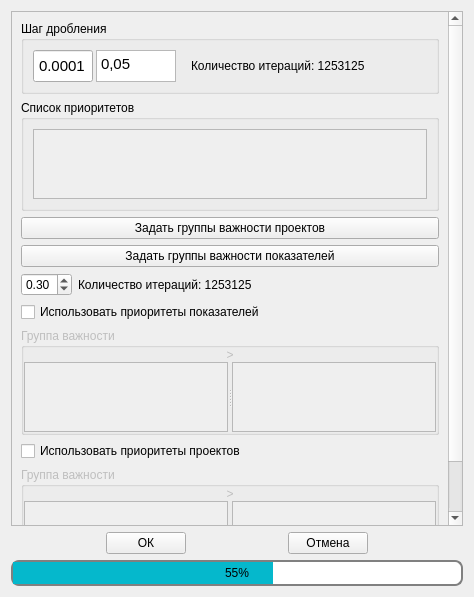
<?xml version="1.0" encoding="UTF-8"?>
<ui version="4.0">
 <class>StartupConfigForm</class>
 <widget class="QWidget" name="StartupConfigForm">
  <property name="geometry">
   <rect>
    <x>0</x>
    <y>0</y>
    <width>474</width>
    <height>597</height>
   </rect>
  </property>
  <property name="windowTitle">
   <string>Параметры вычислений</string>
  </property>
  <property name="windowIcon">
   <iconset resource="icons.qrc">
    <normaloff>:/icons/Logo-resized.png</normaloff>:/icons/Logo-resized.png</iconset>
  </property>
  <layout class="QGridLayout" name="gridLayout">
   <item row="0" column="0">
    <layout class="QVBoxLayout" name="verticalLayout">
     <item>
      <widget class="QScrollArea" name="scrollArea">
       <property name="widgetResizable">
        <bool>true</bool>
       </property>
       <widget class="QWidget" name="scrollAreaWidgetContents">
        <property name="geometry">
         <rect>
          <x>0</x>
          <y>0</y>
          <width>435</width>
          <height>543</height>
         </rect>
        </property>
        <layout class="QVBoxLayout" name="verticalLayout_5">
         <item>
          <widget class="QGroupBox" name="groupBox">
           <property name="maximumSize">
            <size>
             <width>16777215</width>
             <height>100</height>
            </size>
           </property>
           <property name="title">
            <string>Шаг дробления</string>
           </property>
           <layout class="QGridLayout" name="gridLayout_3">
            <item row="1" column="0">
             <layout class="QHBoxLayout" name="horizontalLayout_4">
              <property name="spacing">
               <number>3</number>
              </property>
              <item>
               <widget class="QLineEdit" name="StepValueTextEdit_1">
                <property name="minimumSize">
                 <size>
                  <width>0</width>
                  <height>32</height>
                 </size>
                </property>
                <property name="maximumSize">
                 <size>
                  <width>60</width>
                  <height>16777215</height>
                 </size>
                </property>
                <property name="font">
                 <font>
                  <pointsize>11</pointsize>
                 </font>
                </property>
                <property name="layoutDirection">
                 <enum>Qt::LeftToRight</enum>
                </property>
                <property name="autoFillBackground">
                 <bool>false</bool>
                </property>
                <property name="text">
                 <string>0.0001</string>
                </property>
                <property name="alignment">
                 <set>Qt::AlignCenter</set>
                </property>
               </widget>
              </item>
              <item>
               <layout class="QHBoxLayout" name="horizontalLayout_2">
                <property name="spacing">
                 <number>0</number>
                </property>
                <item>
                 <widget class="QPlainTextEdit" name="StepValueTextEdit">
                  <property name="minimumSize">
                   <size>
                    <width>50</width>
                    <height>32</height>
                   </size>
                  </property>
                  <property name="maximumSize">
                   <size>
                    <width>80</width>
                    <height>120</height>
                   </size>
                  </property>
                  <property name="font">
                   <font>
                    <pointsize>11</pointsize>
                    <kerning>true</kerning>
                   </font>
                  </property>
                  <property name="styleSheet">
                   <string notr="true">font-size: 11pt;
</string>
                  </property>
                  <property name="inputMethodHints">
                   <set>Qt::ImhNone</set>
                  </property>
                  <property name="verticalScrollBarPolicy">
                   <enum>Qt::ScrollBarAlwaysOff</enum>
                  </property>
                  <property name="horizontalScrollBarPolicy">
                   <enum>Qt::ScrollBarAlwaysOff</enum>
                  </property>
                  <property name="plainText">
                   <string>0,05</string>
                  </property>
                 </widget>
                </item>
                <item>
                 <layout class="QVBoxLayout" name="verticalLayout_4">
                  <property name="spacing">
                   <number>0</number>
                  </property>
                  <item>
                   <widget class="QPushButton" name="UpButton">
                    <property name="sizePolicy">
                     <sizepolicy hsizetype="Minimum" vsizetype="Fixed">
                      <horstretch>0</horstretch>
                      <verstretch>0</verstretch>
                     </sizepolicy>
                    </property>
                    <property name="maximumSize">
                     <size>
                      <width>12</width>
                      <height>12</height>
                     </size>
                    </property>
                    <property name="text">
                     <string/>
                    </property>
                    <property name="icon">
                     <iconset resource="icons.qrc">
                      <normaloff>:/icons/up1.png</normaloff>:/icons/up1.png</iconset>
                    </property>
                    <property name="iconSize">
                     <size>
                      <width>12</width>
                      <height>12</height>
                     </size>
                    </property>
                    <property name="flat">
                     <bool>true</bool>
                    </property>
                   </widget>
                  </item>
                  <item>
                   <widget class="QPushButton" name="DownButton">
                    <property name="maximumSize">
                     <size>
                      <width>12</width>
                      <height>12</height>
                     </size>
                    </property>
                    <property name="text">
                     <string/>
                    </property>
                    <property name="icon">
                     <iconset resource="icons.qrc">
                      <normaloff>:/icons/down.png</normaloff>:/icons/down.png</iconset>
                    </property>
                    <property name="iconSize">
                     <size>
                      <width>12</width>
                      <height>12</height>
                     </size>
                    </property>
                    <property name="flat">
                     <bool>true</bool>
                    </property>
                   </widget>
                  </item>
                 </layout>
                </item>
               </layout>
              </item>
              <item>
               <widget class="QLabel" name="IterationCountLabel_2">
                <property name="text">
                 <string>Количество итераций: 1253125</string>
                </property>
               </widget>
              </item>
             </layout>
            </item>
            <item row="1" column="1">
             <spacer name="horizontalSpacer_4">
              <property name="orientation">
               <enum>Qt::Horizontal</enum>
              </property>
              <property name="sizeHint" stdset="0">
               <size>
                <width>40</width>
                <height>20</height>
               </size>
              </property>
             </spacer>
            </item>
           </layout>
          </widget>
         </item>
         <item>
          <widget class="QGroupBox" name="groupBox_2">
           <property name="title">
            <string>Список приоритетов</string>
           </property>
           <layout class="QHBoxLayout" name="horizontalLayout_3">
            <item>
             <widget class="QScrollArea" name="scrollArea_2">
              <property name="widgetResizable">
               <bool>true</bool>
              </property>
              <widget class="QWidget" name="scrollAreaWidgetContents_2">
               <property name="geometry">
                <rect>
                 <x>0</x>
                 <y>0</y>
                 <width>395</width>
                 <height>69</height>
                </rect>
               </property>
               <layout class="QVBoxLayout" name="verticalLayout_3">
                <property name="spacing">
                 <number>0</number>
                </property>
                <property name="leftMargin">
                 <number>0</number>
                </property>
                <property name="topMargin">
                 <number>0</number>
                </property>
                <property name="rightMargin">
                 <number>0</number>
                </property>
                <property name="bottomMargin">
                 <number>0</number>
                </property>
                <item>
                 <layout class="QVBoxLayout" name="PriorityLayout">
                  <property name="spacing">
                   <number>0</number>
                  </property>
                 </layout>
                </item>
               </layout>
              </widget>
             </widget>
            </item>
           </layout>
          </widget>
         </item>
         <item>
          <widget class="QPushButton" name="SetProjectImportanceGroupsBtn">
           <property name="styleSheet">
            <string notr="true"/>
           </property>
           <property name="text">
            <string>Задать группы важности проектов</string>
           </property>
           <property name="flat">
            <bool>false</bool>
           </property>
          </widget>
         </item>
         <item>
          <widget class="QPushButton" name="SetIndicatorImportanceGroupsBtn">
           <property name="text">
            <string>Задать группы важности показателей</string>
           </property>
          </widget>
         </item>
         <item>
          <layout class="QFormLayout" name="formLayout">
           <item row="0" column="0">
            <widget class="QDoubleSpinBox" name="StepSpinBox">
             <property name="minimum">
              <double>0.010000000000000</double>
             </property>
             <property name="maximum">
              <double>1.000000000000000</double>
             </property>
             <property name="singleStep">
              <double>0.010000000000000</double>
             </property>
             <property name="value">
              <double>0.300000000000000</double>
             </property>
            </widget>
           </item>
           <item row="0" column="1">
            <widget class="QLabel" name="IterationCountLabel">
             <property name="text">
              <string>Количество итераций: 1253125</string>
             </property>
            </widget>
           </item>
          </layout>
         </item>
         <item>
          <layout class="QVBoxLayout" name="verticalLayout_2">
           <item>
            <widget class="QCheckBox" name="ToggleGroupCheckBox">
             <property name="text">
              <string>Использовать приоритеты показателей</string>
             </property>
            </widget>
           </item>
           <item>
            <widget class="QGroupBox" name="ImportanceGroups_groupBox">
             <property name="enabled">
              <bool>false</bool>
             </property>
             <property name="title">
              <string>Группа важности</string>
             </property>
             <layout class="QVBoxLayout" name="verticalLayout_7">
              <property name="spacing">
               <number>0</number>
              </property>
              <property name="leftMargin">
               <number>0</number>
              </property>
              <property name="topMargin">
               <number>0</number>
              </property>
              <property name="rightMargin">
               <number>0</number>
              </property>
              <property name="bottomMargin">
               <number>0</number>
              </property>
              <item>
               <widget class="QLabel" name="label_2">
                <property name="maximumSize">
                 <size>
                  <width>16777215</width>
                  <height>15</height>
                 </size>
                </property>
                <property name="text">
                 <string>&gt;</string>
                </property>
                <property name="alignment">
                 <set>Qt::AlignCenter</set>
                </property>
               </widget>
              </item>
              <item>
               <widget class="QSplitter" name="splitter">
                <property name="orientation">
                 <enum>Qt::Horizontal</enum>
                </property>
                <widget class="QScrollArea" name="scrollArea_3">
                 <property name="widgetResizable">
                  <bool>true</bool>
                 </property>
                 <widget class="QWidget" name="scrollAreaWidgetContents_3">
                  <property name="geometry">
                   <rect>
                    <x>0</x>
                    <y>0</y>
                    <width>202</width>
                    <height>69</height>
                   </rect>
                  </property>
                  <layout class="QGridLayout" name="gridLayout_4">
                   <property name="leftMargin">
                    <number>0</number>
                   </property>
                   <property name="topMargin">
                    <number>0</number>
                   </property>
                   <property name="rightMargin">
                    <number>0</number>
                   </property>
                   <property name="bottomMargin">
                    <number>0</number>
                   </property>
                   <property name="spacing">
                    <number>0</number>
                   </property>
                   <item row="0" column="0">
                    <layout class="QVBoxLayout" name="PreffredLayout"/>
                   </item>
                  </layout>
                 </widget>
                </widget>
                <widget class="QScrollArea" name="scrollArea_4">
                 <property name="widgetResizable">
                  <bool>true</bool>
                 </property>
                 <widget class="QWidget" name="scrollAreaWidgetContents_4">
                  <property name="geometry">
                   <rect>
                    <x>0</x>
                    <y>0</y>
                    <width>202</width>
                    <height>69</height>
                   </rect>
                  </property>
                  <layout class="QGridLayout" name="gridLayout_5">
                   <property name="leftMargin">
                    <number>0</number>
                   </property>
                   <property name="topMargin">
                    <number>0</number>
                   </property>
                   <property name="rightMargin">
                    <number>0</number>
                   </property>
                   <property name="bottomMargin">
                    <number>0</number>
                   </property>
                   <property name="spacing">
                    <number>0</number>
                   </property>
                   <item row="0" column="0">
                    <layout class="QVBoxLayout" name="RejectedLayout"/>
                   </item>
                  </layout>
                 </widget>
                </widget>
               </widget>
              </item>
             </layout>
            </widget>
           </item>
          </layout>
         </item>
         <item>
          <layout class="QVBoxLayout" name="verticalLayout_11">
           <item>
            <widget class="QCheckBox" name="ToggleProjectsGroupCheckBox">
             <property name="text">
              <string>Использовать приоритеты проектов</string>
             </property>
            </widget>
           </item>
           <item>
            <widget class="QGroupBox" name="ImportanceProjectsGroups_groupBox">
             <property name="enabled">
              <bool>false</bool>
             </property>
             <property name="title">
              <string>Группа важности</string>
             </property>
             <layout class="QVBoxLayout" name="verticalLayout_12">
              <property name="spacing">
               <number>0</number>
              </property>
              <property name="leftMargin">
               <number>0</number>
              </property>
              <property name="topMargin">
               <number>0</number>
              </property>
              <property name="rightMargin">
               <number>0</number>
              </property>
              <property name="bottomMargin">
               <number>0</number>
              </property>
              <item>
               <widget class="QLabel" name="label_5">
                <property name="maximumSize">
                 <size>
                  <width>16777215</width>
                  <height>15</height>
                 </size>
                </property>
                <property name="text">
                 <string>&gt;</string>
                </property>
                <property name="alignment">
                 <set>Qt::AlignCenter</set>
                </property>
               </widget>
              </item>
              <item>
               <widget class="QSplitter" name="splitter_2">
                <property name="orientation">
                 <enum>Qt::Horizontal</enum>
                </property>
                <widget class="QScrollArea" name="scrollArea_11">
                 <property name="widgetResizable">
                  <bool>true</bool>
                 </property>
                 <widget class="QWidget" name="scrollAreaWidgetContents_11">
                  <property name="geometry">
                   <rect>
                    <x>0</x>
                    <y>0</y>
                    <width>202</width>
                    <height>69</height>
                   </rect>
                  </property>
                  <layout class="QGridLayout" name="gridLayout_12">
                   <property name="leftMargin">
                    <number>0</number>
                   </property>
                   <property name="topMargin">
                    <number>0</number>
                   </property>
                   <property name="rightMargin">
                    <number>0</number>
                   </property>
                   <property name="bottomMargin">
                    <number>0</number>
                   </property>
                   <property name="spacing">
                    <number>0</number>
                   </property>
                   <item row="0" column="0">
                    <layout class="QVBoxLayout" name="PreffredProjectsLayout"/>
                   </item>
                  </layout>
                 </widget>
                </widget>
                <widget class="QScrollArea" name="scrollArea_12">
                 <property name="widgetResizable">
                  <bool>true</bool>
                 </property>
                 <widget class="QWidget" name="scrollAreaWidgetContents_12">
                  <property name="geometry">
                   <rect>
                    <x>0</x>
                    <y>0</y>
                    <width>202</width>
                    <height>69</height>
                   </rect>
                  </property>
                  <layout class="QGridLayout" name="gridLayout_13">
                   <property name="leftMargin">
                    <number>0</number>
                   </property>
                   <property name="topMargin">
                    <number>0</number>
                   </property>
                   <property name="rightMargin">
                    <number>0</number>
                   </property>
                   <property name="bottomMargin">
                    <number>0</number>
                   </property>
                   <property name="spacing">
                    <number>0</number>
                   </property>
                   <item row="0" column="0">
                    <layout class="QVBoxLayout" name="RejectedProjectsLayout"/>
                   </item>
                  </layout>
                 </widget>
                </widget>
               </widget>
              </item>
             </layout>
            </widget>
           </item>
          </layout>
         </item>
        </layout>
       </widget>
      </widget>
     </item>
     <item>
      <layout class="QHBoxLayout" name="horizontalLayout">
       <item>
        <spacer name="horizontalSpacer_3">
         <property name="orientation">
          <enum>Qt::Horizontal</enum>
         </property>
         <property name="sizeHint" stdset="0">
          <size>
           <width>40</width>
           <height>20</height>
          </size>
         </property>
        </spacer>
       </item>
       <item>
        <widget class="QPushButton" name="OkButton">
         <property name="text">
          <string>ОК</string>
         </property>
        </widget>
       </item>
       <item>
        <spacer name="horizontalSpacer">
         <property name="orientation">
          <enum>Qt::Horizontal</enum>
         </property>
         <property name="sizeHint" stdset="0">
          <size>
           <width>40</width>
           <height>20</height>
          </size>
         </property>
        </spacer>
       </item>
       <item>
        <widget class="QPushButton" name="CancelButton">
         <property name="text">
          <string>Отмена</string>
         </property>
        </widget>
       </item>
       <item>
        <spacer name="horizontalSpacer_2">
         <property name="orientation">
          <enum>Qt::Horizontal</enum>
         </property>
         <property name="sizeHint" stdset="0">
          <size>
           <width>40</width>
           <height>20</height>
          </size>
         </property>
        </spacer>
       </item>
      </layout>
     </item>
    </layout>
   </item>
   <item row="1" column="0">
    <widget class="QProgressBar" name="progressBar">
     <property name="styleSheet">
      <string notr="true"> QProgressBar {
     border: 2px solid grey;
     border-radius: 8px;
	 text-align: center;
 }

 QProgressBar::chunk {
     background-color: #05B8CC;
     width: 20px;
 }</string>
     </property>
     <property name="value">
      <number>55</number>
     </property>
    </widget>
   </item>
  </layout>
 </widget>
 <resources>
  <include location="icons.qrc"/>
 </resources>
 <connections/>
</ui>
